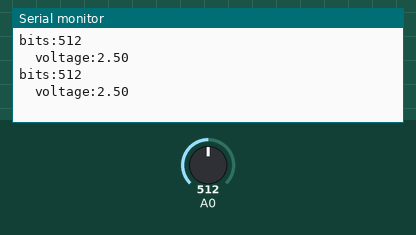
Simulated run of this sketch. Board: Arduino Uno, built with avr-gcc and run on an emulated ATmega328P. Shown: the last lines printed to the serial monitor. The inputs (shaded band) are chosen by the test bench; at power-on: A0 = 512.

Above: at 1.8 s.
1.9 s: A0 set to 716
At 2.8 s:
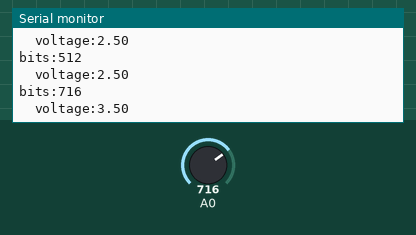
3.4 s: A0 set to 900
At 4.5 s:
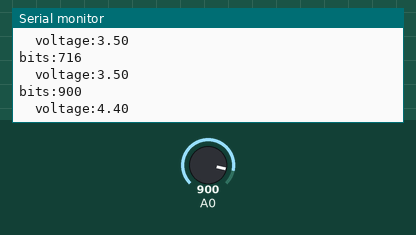
Timing chart, 0 to 6.4 s (numbered marks = the images above; inputs shaded):
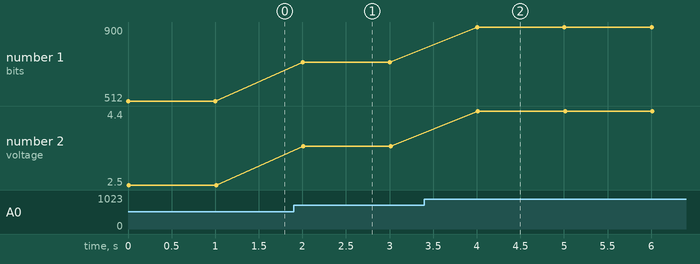

The sketch:

Bit_value_and_Voltage_serial_monitor_13_.ino
```cpp
//Goal: Displaying values on serial monitor.
//Theme: using float to convert values.
void setup() {

  Serial.begin(9600); // initialize serial communications at 9600 bps:
}

void loop() {

  int sensorValue = analogRead(A0); // read the analog input from pin

 float voltage= sensorValue * (5.0 / 1023.0); //converts analog reading from 0-1023 to 0-5 to now demonstrate voltage and assignes new value as voltage


  Serial.print("bits:"); // indicates what value is being shown
  Serial.println(sensorValue); // prints analog value to serial monitor

Serial.print("\t"); // adds a tab for second set of values

 Serial.print("voltage:"); // indicates what value is being shown
  Serial.println(voltage); // prints analog value to serial monitor

  delay(1000); // delays value print outs for clarity


}
```

Measured:
- after the input at 1.9 s, the serial monitor: prints a new line after 0.10 s (image 1)
- after the input at 3.4 s, the serial monitor: prints a new line after 0.60 s (image 2)
- plotted number 1: 512 → 716 after the input at 1.9 s, 716 → 900 after the input at 3.4 s
- plotted number 2: 2.5 → 3.5 after the input at 1.9 s, 3.5 → 4.4 after the input at 3.4 s
